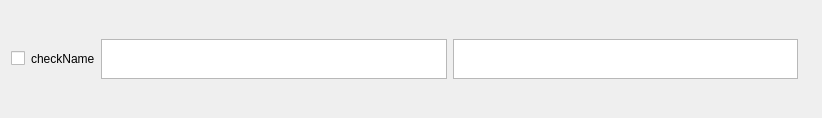
<?xml version="1.0" encoding="UTF-8"?>
<ui version="4.0">
 <class>Form</class>
 <widget class="QWidget" name="Form">
  <property name="geometry">
   <rect>
    <x>0</x>
    <y>0</y>
    <width>822</width>
    <height>118</height>
   </rect>
  </property>
  <property name="windowTitle">
   <string>Form</string>
  </property>
  <layout class="QHBoxLayout" name="horizontalLayout">
   <item>
    <widget class="QCheckBox" name="enabled_checkbox">
     <property name="text">
      <string/>
     </property>
    </widget>
   </item>
   <item>
    <widget class="QLabel" name="check_label">
     <property name="text">
      <string>checkName</string>
     </property>
    </widget>
   </item>
   <item>
    <widget class="QTextEdit" name="description">
     <property name="maximumSize">
      <size>
       <width>16777215</width>
       <height>40</height>
      </size>
     </property>
     <property name="acceptDrops">
      <bool>false</bool>
     </property>
     <property name="readOnly">
      <bool>false</bool>
     </property>
    </widget>
   </item>
   <item>
    <widget class="QTextEdit" name="arguments">
     <property name="maximumSize">
      <size>
       <width>16777215</width>
       <height>40</height>
      </size>
     </property>
    </widget>
   </item>
   <item>
    <widget class="QLabel" name="pass_icon">
     <property name="maximumSize">
      <size>
       <width>40</width>
       <height>40</height>
      </size>
     </property>
     <property name="text">
      <string/>
     </property>
     <property name="pixmap">
      <pixmap>../../../../Downloads/check-mark-button-emoji-clipart-xl.png</pixmap>
     </property>
     <property name="scaledContents">
      <bool>true</bool>
     </property>
    </widget>
   </item>
  </layout>
 </widget>
 <resources/>
 <connections/>
</ui>
